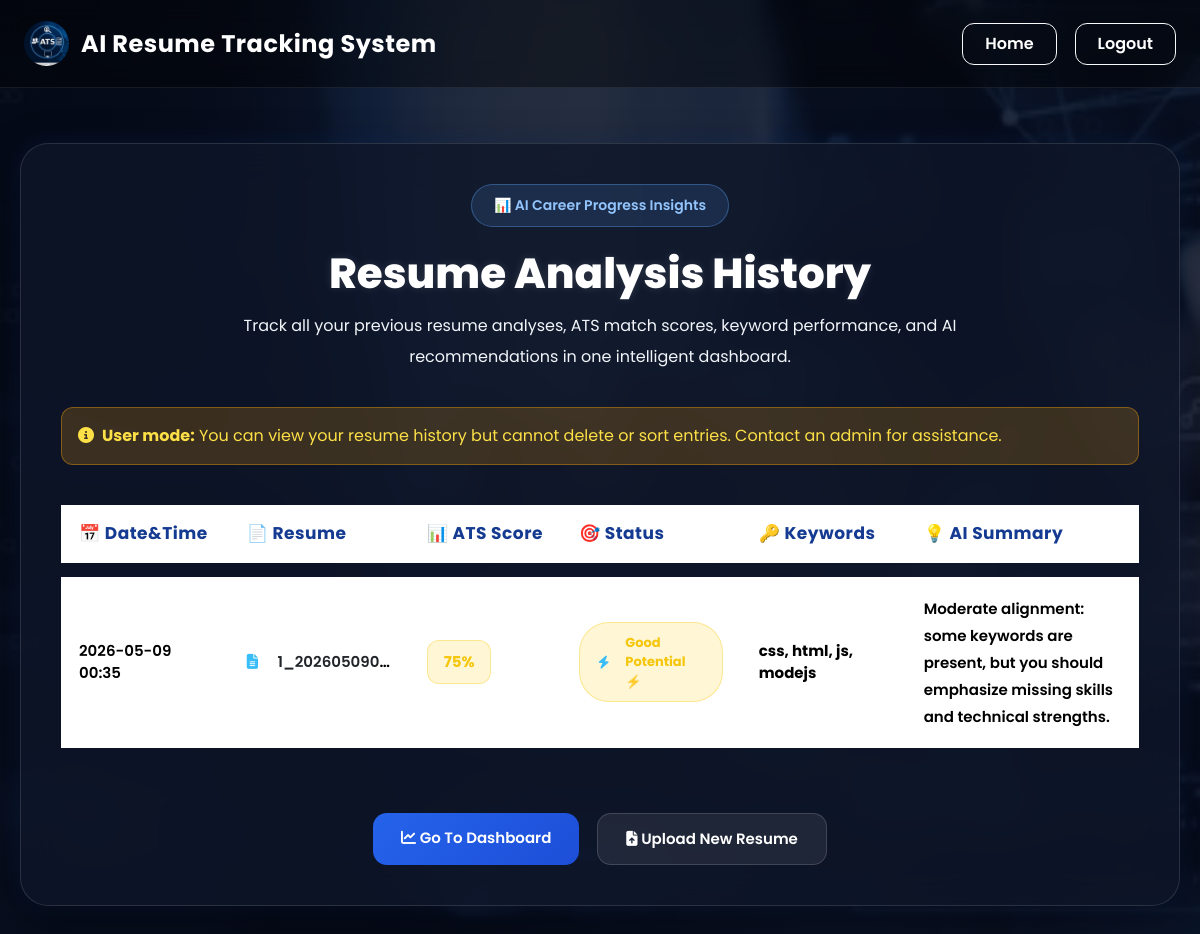
The app's page /history (signed in), older data.
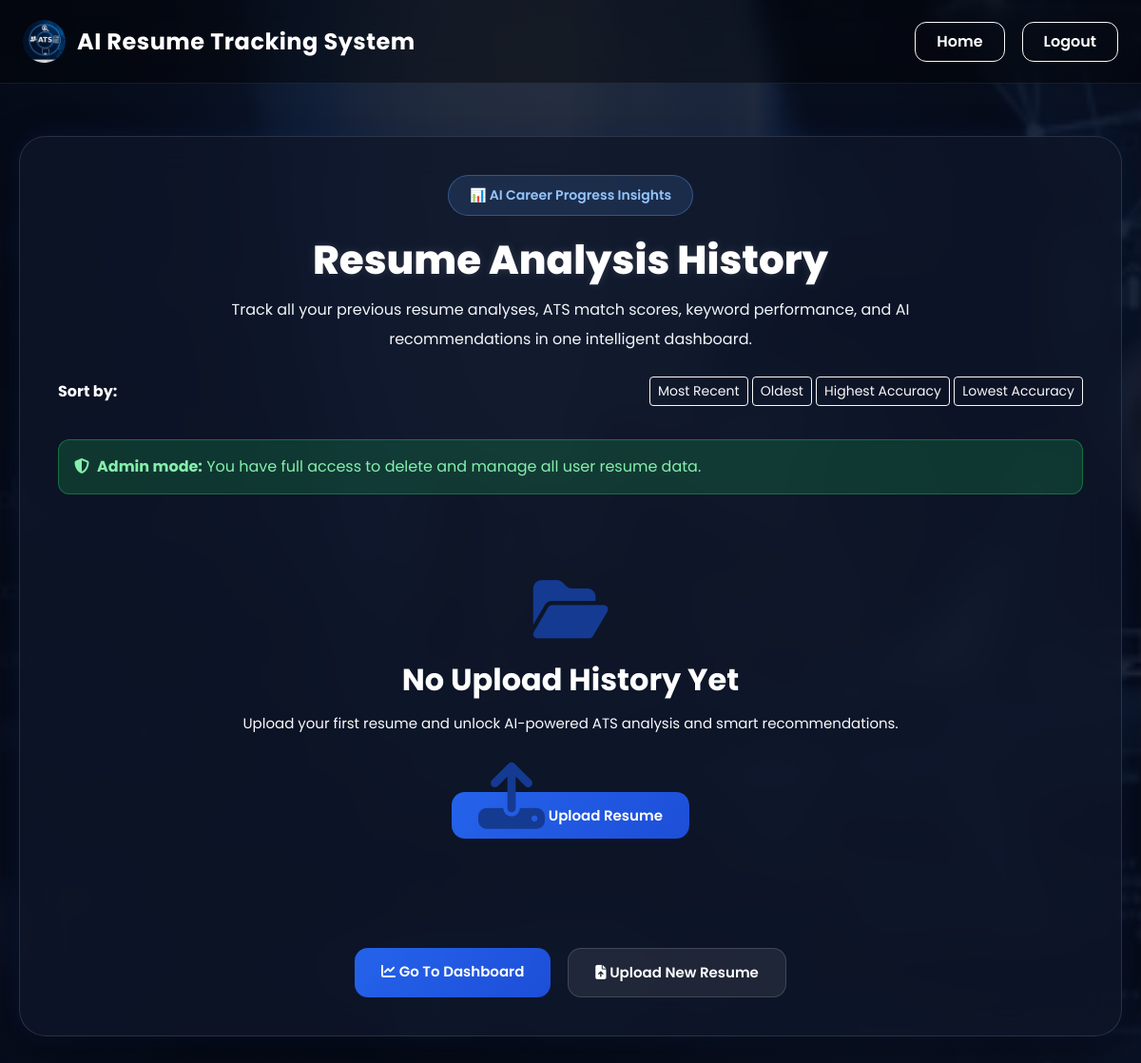
The same page, newer data.
### tables this page shows
CREATE TABLE resumes(
        id INTEGER PRIMARY KEY AUTOINCREMENT,
        user_id INTEGER,
        filename TEXT,
        score INTEGER,
        missing_skills TEXT,
        summary TEXT,
        top_keywords TEXT,
        uploaded_at TEXT
    , ai_tips TEXT);

### app.py (the view)
@app.route("/history")
def history():
    if "user_id" not in session:
        return redirect("/login")
    sort_by = request.args.get("sort", "uploaded_at_desc")
    order_by = {
        "uploaded_at_desc": "resumes.uploaded_at DESC",
        "uploaded_at_asc": "resumes.uploaded_at ASC",
        "score_desc": "resumes.score DESC",
        "score_asc": "resumes.score ASC"
    }.get(sort_by, "resumes.uploaded_at DESC")
    conn = get_db()
    cur = conn.cursor()
    history = cur.execute(
        "SELECT resumes.id, resumes.filename, resumes.score, resumes.summary, resumes.top_keywords, resumes.uploaded_at "
        "FROM resumes "
        "JOIN users ON resumes.user_id = users.id "
        "WHERE users.email = ? "
        f"ORDER BY {order_by}",
        (session["user_email"],)
    ).fetchall()
    conn.close()
    is_admin = session.get("role") == "admin"
    return render_template("history.html", history=history, is_admin=is_admin, sort_by=sort_by)

### app.py (called while the page is built)
def get_db():
    conn = sqlite3.connect("database.db", timeout=10)
    conn.row_factory = sqlite3.Row
    return conn

### templates/history.html (shortened to what this page needs)
<!DOCTYPE html>
<html lang="en">
<head>
<link rel="stylesheet"
href="https://cdn.jsdelivr.net/npm/bootstrap@5.3.2/dist/css/bootstrap.min.css">
<link rel="stylesheet"
href="https://cdnjs.cloudflare.com/ajax/libs/font-awesome/6.4.2/css/all.min.css">
</head>
<body>
<nav class="navbar navbar-expand-lg navbar-dark px-4 py-3">
<a class="navbar-brand" href="/">
<img src="{{ url_for('static', filename='Logo.jpg') }}"
class="logo">
AI Resume Tracking System
</a>
<div class="ms-auto d-flex gap-2">
<a href="/" class="btn btn-outline-light nav-btn">
Home
</a>
<a href="/logout" class="btn btn-outline-light nav-btn">
Logout
</a>
</div>
</nav>
<div class="main-container">
<div class="history-card">
<div class="page-header">
<div class="ai-badge">
📊 AI Career Progress Insights
</div>
<h1>
Resume Analysis History
</h1>
<p>
Track all your previous resume analyses,
ATS match scores,
keyword performance,
and AI recommendations
in one intelligent dashboard.
</p>
{% if is_admin %}
<div class="d-flex justify-content-between align-items-center mt-4 flex-wrap gap-3">
<div class="text-white">
<strong>Sort by:</strong>
</div>
<div>
<a href="/history?sort=uploaded_at_desc" class="btn btn-sm btn-outline-light">Most Recent</a>
<a href="/history?sort=uploaded_at_asc" class="btn btn-sm btn-outline-light">Oldest</a>
<a href="/history?sort=score_desc" class="btn btn-sm btn-outline-light">Highest Accuracy</a>
<a href="/history?sort=score_asc" class="btn btn-sm btn-outline-light">Lowest Accuracy</a>
</div>
</div>
{% endif %}
</div>
{% if is_admin %}
<div class="alert alert-success mt-4" style="background:rgba(34,197,94,0.2); border:1px solid rgba(34,197,94,0.4); color:#86efac; border-radius:12px;">
<i class="fas fa-shield-alt me-2"></i><strong>Admin mode:</strong> You have full access to delete and manage all user resume data.
</div>
{% else %}
<div class="alert alert-warning mt-4" style="background:rgba(245,158,11,0.2); border:1px solid rgba(245,158,11,0.4); color:#fde047; border-radius:12px;">
<i class="fas fa-info-circle me-2"></i><strong>User mode:</strong> You can view your resume history but cannot delete or sort entries. Contact an admin for assistance.
</div>
{% endif %}
{% if history %}
<div class="table-wrapper">
<table class="table history-table">
<thead>
<tr>
<th>📅 Date&Time</th>
<th>📄 Resume</th>
<th>📊 ATS Score</th>
<th>🎯 Status</th>
<th>🔑 Keywords</th>
<th>💡 AI Summary</th>
</tr>
</thead>
<tbody>
{% for item in history %}
{% set score = item['score'] %}
{% if score >= 80 %}
{% set badge = 'badge-success' %}
{% set status = 'Excellent Match 🚀' %}
{% elif score >= 50 %}
{% set badge = 'badge-warning' %}
{% set status = 'Good Potential ⚡' %}
{% else %}
{% set badge = 'badge-danger' %}
{% set status = 'Needs Improvement ❌' %}
{% endif %}
<tr>
<td>
{{ item['uploaded_at'][:16].replace('T', ' ') if item['uploaded_at'] else 'N/A' }}
</td>
<td>
<i class="fa-solid fa-file-lines"></i>
<a href="/resume/{{ item['id'] }}" class="text-dark text-decoration-none" target="_blank" style="margin-left:8px; font-weight:600; color:#000000;">
  {{ item['filename'] }}
</a>
</td>
<td>
<span class="score-box {{ badge }}">
{{ score }}%
</span>
</td>
<td>
<span class="result-pill {{ badge }}">
{% if score >= 80 %}
<i class="fa-solid fa-circle-check"></i>
{% elif score >= 50 %}
<i class="fa-solid fa-bolt"></i>
{% else %}
<i class="fa-solid fa-circle-exclamation"></i>
{% endif %}
{{ status }}
</span>
</td>
<td>
{{ item['top_keywords'] or 'N/A' }}
</td>
<td class="summary-text">
{{ item['summary'] or 'No AI summary available.' }}
</td>
</tr>
{% endfor %}
</tbody>
</table>
</div>
{% else %}
<div class="empty-state">
<i class="fa-solid fa-folder-open"></i>
<h3>
No Upload History Yet
</h3>
<p>
Upload your first resume and unlock
AI-powered ATS analysis and smart recommendations.
</p>
<a href="/upload" class="btn-custom">
<i class="fa-solid fa-upload"></i>
Upload Resume
</a>
</div>
{% endif %}
<div class="action-buttons">
<a href="/dashboard" class="btn-custom">
<i class="fa-solid fa-chart-line"></i>
Go To Dashboard
</a>
<a href="/upload" class="btn-secondary-custom">
<i class="fa-solid fa-file-arrow-up"></i>
Upload New Resume
</a>
</div>
</div>
</div>
</body>
</html>

Row changes from the older to the newer data that the page shows:
no longer on this page (row edited): resumes: uploaded_at "2026-05-09 00:35", filename "1_202605090…", score "75", status "Good Potential ⚡", top_keywords "css, html, js, modejs", summary "Moderate alignment: some keywords are present, but you should emphasize missing skills and technical strengths."
Text that changed along with them:
text no longer shown: "User mode: You can view your resume history but cannot delete or sort entries. Contact an admin for assistance. 📅 Date&Time 📄 Resume 📊 ATS Score 🎯 Status 🔑 Keywords 💡 AI Summary"
text now shown: "Sort by: Most Recent Oldest Highest Accuracy Lowest Accuracy Admin mode: You have full access to delete and manage all user resume data. No Upload History Yet Upload your first resume and unlock AI-powered ATS analysis and smart recommendations. Upload Resume"
